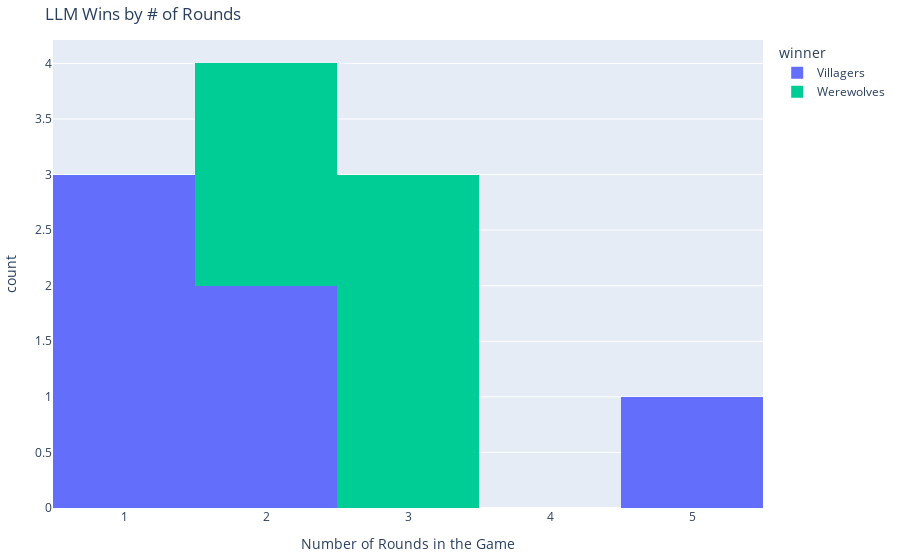

Write notebook code for a chart like this one.
### Markdown cell above
| Source Dataset | Villagers Win                   | Number of Games |
|---------------|---------|-------|
|LLMs | 54.545%     | 11    |
|Human| 37.423%     | 163   |

### Code cell
#| label: fig-llm-winrounds
#| fig-cap: The LLM wins, by how many rounds that partiticular game had.

fig = px.histogram(llm_rounds_df.groupby("game_id")[["round", "winner"]].last(), x="round", color="winner")
fig.update_layout(title="LLM Wins by # of Rounds", xaxis_title="Number of Rounds in the Game")
fig.show()

### Figure 1 — Plotly figure (JSON) as saved in the notebook; plotly's stock layout.template omitted (floating-point values rounded to 4 significant figures)
{"data": [{"alignmentgroup": "True", "bingroup": "x", "hovertemplate": "winner=Villagers<br>round=%{x}<br>count=%{y}<extra></extra>", "legendgroup": "Villagers", "marker": {"color": "#636EFA", "pattern": {"shape": ""}}, "name": "Villagers", "offsetgroup": "Villagers", "orientation": "v", "showlegend": true, "type": "histogram", "x": [1, 1, 5, 1, 2, 2], "xaxis": "x", "yaxis": "y"}, {"alignmentgroup": "True", "bingroup": "x", "hovertemplate": "winner=Werewolves<br>round=%{x}<br>count=%{y}<extra></extra>", "legendgroup": "Werewolves", "marker": {"color": "#00CC96", "pattern": {"shape": ""}}, "name": "Werewolves", "offsetgroup": "Werewolves", "orientation": "v", "showlegend": true, "type": "histogram", "x": [3, 2, 3, 3, 2], "xaxis": "x", "yaxis": "y"}], "layout": {"autosize": true, "barmode": "relative", "legend": {"title": {"text": "winner"}, "tracegroupgap": 0}, "title": {"text": "LLM Wins by # of Rounds"}, "xaxis": {"anchor": "y", "autorange": true, "domain": [0, 1], "range": [0.5, 5.5], "title": {"text": "Number of Rounds in the Game"}, "type": "linear"}, "yaxis": {"anchor": "x", "autorange": true, "domain": [0, 1], "range": [0, 4.211], "title": {"text": "count"}}}}
